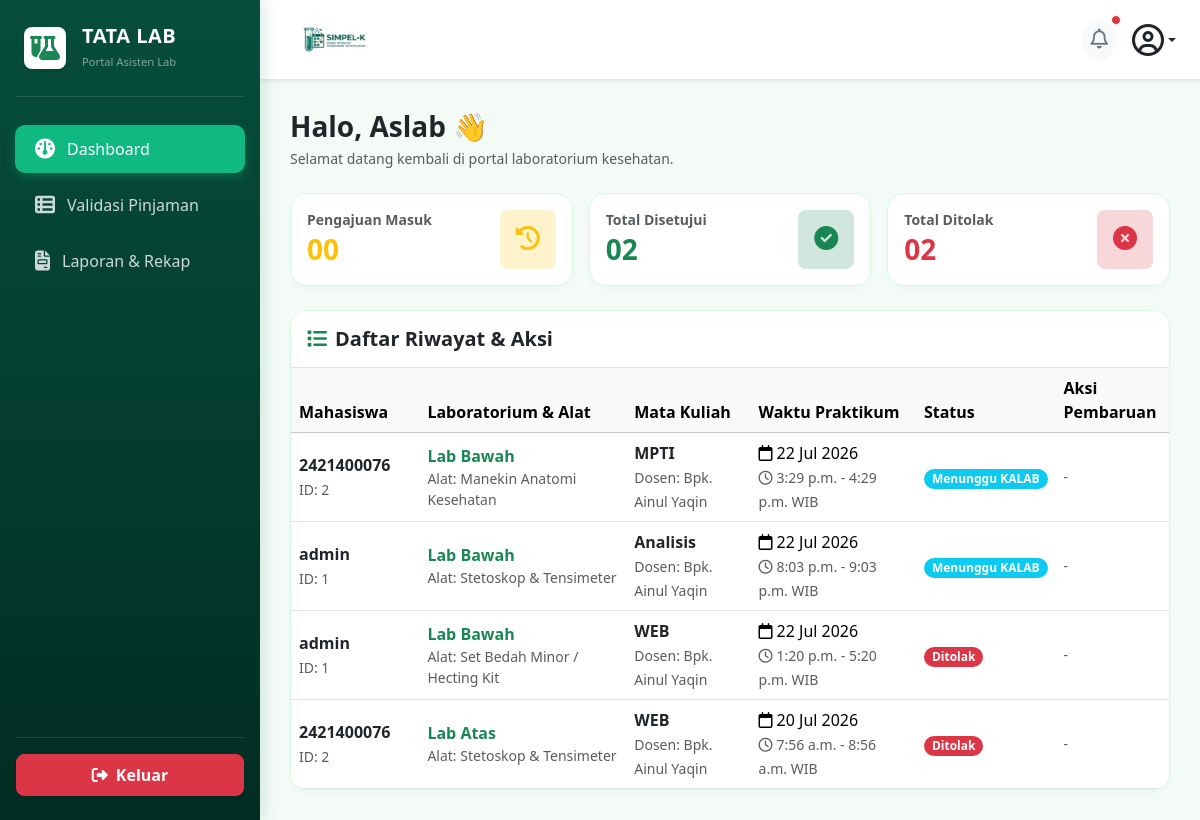
Page /aslab/dashboard/ (signed in) on the earlier database version.
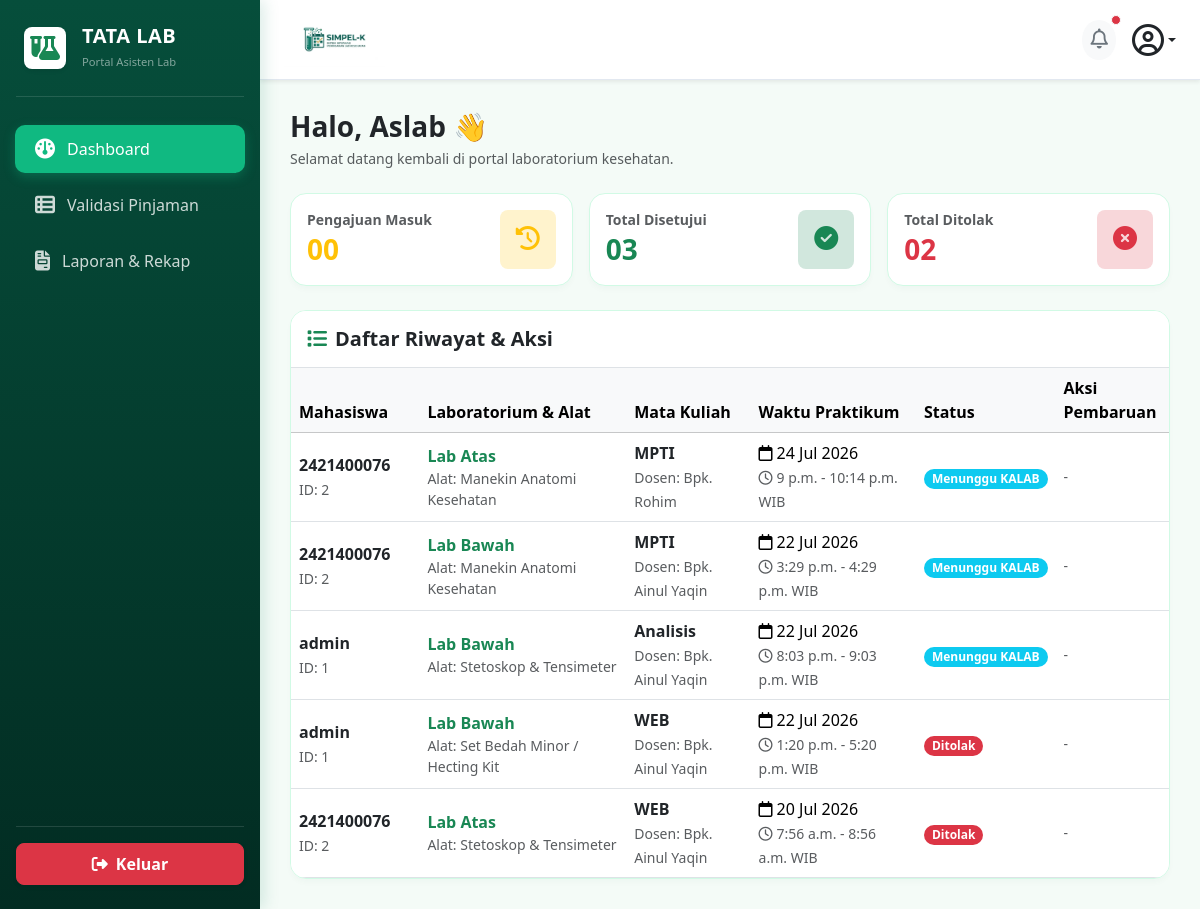
Same page on the later database version.
### core_auth/models.py (models this page shows, shortened)
class User(AbstractUser):
    ROLE_CHOICES = [
        ('mahasiswa', 'Mahasiswa/PJMK'),
        ('aslab', 'Asisten Laboratorium'),
        ('kaleb', 'Kepala Laboratorium'),
    ]
    role = models.CharField(max_length=20, choices=ROLE_CHOICES, default='mahasiswa')
    nim = models.CharField(max_length=20, blank=True, null=True, unique=True)
    prodi = models.CharField(max_length=50, blank=True, null=True)
    no_hp = models.CharField(max_length=15, blank=True, null=True)

class Peminjaman(models.Model):
    STATUS_CHOICES = [
        ('pending', 'Menunggu Validasi ASLAB'),
        ('verified', 'Menunggu Persetujuan KALAB'),
        ('disetujui', 'Disetujui / Jadwal Dikunci'),
        ('ditolak', 'Ditolak'),
        ('selesai', 'Selesai / Sudah Dikembalikan'),
    ]
    mahasiswa = models.ForeignKey(settings.AUTH_USER_MODEL, on_delete=models.CASCADE, related_name='peminjaman_mahasiswa')
    ruang_lab = models.ForeignKey(RuangLab, on_delete=models.CASCADE)
    alat_bahan = models.ForeignKey(AlatBahan, on_delete=models.PROTECT)
    keperluan = models.TextField()
    nama_dosen = models.CharField(max_length=100)
    mata_kuliah = models.CharField(max_length=100)
    tanggal_pinjam = models.DateField()
    wkt_mulai = models.TimeField()
    wkt_akhir = models.TimeField()
    status = models.CharField(max_length=20, choices=STATUS_CHOICES, default='pending')
    di_validasi_oleh = models.ForeignKey(
        settings.AUTH_USER_MODEL,
        on_delete=models.SET_NULL,
        blank=True,
        null=True,
        related_name='aslab_verifikator'
    )
    tgl_pengajuan = models.DateTimeField(auto_now_add=True)
    catatan_tolak = models.TextField(blank=True, null=True)

class RuangLab(models.Model):
    nama_ruang = models.CharField(max_length=100)
    kapasitas = models.IntegerField()
    deskripsi = models.TextField(blank=True, null=True)

class AlatBahan(models.Model):
    nama_alat = models.CharField(max_length=100)
    stok_tersedia = models.IntegerField(default=0)
    satuan = models.CharField(max_length=20, default='Pcs')

### aslab/views.py (the view)
# urls.py: path('dashboard/', views.dashboard_aslab, name='dashboard'),
@login_required(login_url='core_auth:login')
def dashboard_aslab(request):
    redirect_target = cekk_role_aslab(request.user)
    if redirect_target:
        messages.error(request, "Anda tidak memiliki hak akses sebagai ASLAB!")
        return redirect(redirect_target)
    semua_peminjaman = Peminjaman.objects.exclude(mahasiswa__username__icontains='aslab').order_by('-tanggal_pinjam')
    total_masuk = semua_peminjaman.filter(status__in=['pending', 'pengembalian_diajukan']).count()
    total_disetujui = semua_peminjaman.filter(status__in=['verified', 'disetujui', 'selesai']).count()
    total_ditolak = semua_peminjaman.filter(status='ditolak').count()
    context = {
        'semua_peminjaman': semua_peminjaman,
        'total_masuk': total_masuk,
        'total_disetujui': total_disetujui,
        'total_ditolak': total_ditolak,
    }
    return render(request, 'aslab/dashboard.html', context)

### aslab/views.py (called while the page is built)
def cekk_role_aslab(user):
    username_lower = user.username.lower()
    if 'kalab' in username_lower or user.groups.filter(name__iexact='KALAB').exists() or getattr(user, 'role', '') == 'KALAB':
        return 'kalab:dashboard'
    elif not ('aslab' in username_lower or user.groups.filter(name__iexact='ASLAB').exists() or getattr(user, 'role', '') == 'ASLAB'):
        return 'mahasiswa:dashboard'
    return None

### aslab/templates/aslab/dashboard.html (shortened to what this page needs)
{% load static %}
<!DOCTYPE html>
<html lang="id">
<head>
    <link href="https://cdn.jsdelivr.net/npm/bootstrap@5.3.2/dist/css/bootstrap.min.css" rel="stylesheet">
    <link rel="stylesheet" href="https://cdnjs.cloudflare.com/ajax/libs/font-awesome/6.4.2/css/all.min.css">
</head>
<body>
    <div class="sidebar d-flex flex-column justify-content-between py-4" id="sidebarMenu">
        <div>
            <div class="px-4 mb-4 text-white d-flex align-items-center justify-content-between">
                <div class="d-flex align-items-center gap-3">
                    <div class="bg-white rounded-3 p-2 d-flex align-items-center justify-content-center shadow-sm" style="width: 42px; height: 42px;">
                        <i class="fa-solid fa-flask-vial fs-4 text-success"></i>
                    </div>
                    <div>
                        <h5 class="fw-bold mb-0 text-white" style="letter-spacing: 0.5px;">TATA LAB</h5>
                        <small class="text-white-50" style="font-size: 0.7rem;">Portal Asisten Lab</small>
                    </div>
                </div>
            </div>
            <hr class="text-white-50 mx-3 mb-4">
            <ul class="nav nav-pills flex-column mb-auto">
                <li class="nav-item">
                    <a href="{% url 'aslab:dashboard' %}" class="nav-link active">
                        <i class="fa-solid fa-gauge fs-5"></i> Dashboard
                    </a>
                </li>
                <li class="nav-item">
                    <a href="{% url 'aslab:dashboard' %}" class="nav-link">
                        <i class="fa-solid fa-table-list fs-5"></i> Validasi Pinjaman
                    </a>
                </li>
                <li class="nav-item">
                    <a href="{% url 'aslab:laporan' %}" class="nav-link">
                        <i class="fa-solid fa-file-invoice fs-5"></i> Laporan & Rekap
                    </a>
                </li>
            </ul>
        </div>
        <div class="px-3">
            <hr class="text-white-50 mb-3">
            <a href="/auth/logout/" class="btn btn-danger w-100 py-2 rounded-3 fw-bold d-flex align-items-center justify-content-center gap-2 shadow-sm">
                <i class="fa-solid fa-right-from-bracket"></i> Keluar
            </a>
        </div>
    </div>
    <div class="main-content">
        <div class="top-header-bar d-flex align-items-center justify-content-between shadow-sm">
            <div class="d-flex align-items-center gap-3">
                <img src="{% static 'images/logo.png' %}" alt="SIMPEL-K" style="height: 55px; width: auto; object-fit: contain;">
            </div>
            <div class="d-flex align-items-center gap-3">
                <button class="btn btn-light rounded-circle border-0 p-2 position-relative" type="button">
                    <i class="fa-regular fa-bell fs-5 text-secondary"></i>
                    <span class="position-absolute top-0 start-100 translate-middle p-1 bg-danger border border-light rounded-circle"></span>
                </button>
                <div class="dropdown">
                    <a href="#" class="d-flex align-items-center text-dark text-decoration-none dropdown-toggle" id="dropdownUser" data-bs-toggle="dropdown" aria-expanded="false">
                        <i class="fa-regular fa-circle-user fs-2 text-dark"></i>
                    </a>
                </div>
            </div>
        </div>
        <div class="mb-4">
            <h3 class="fw-bold text-dark mb-1">Halo, {{ request.user.first_name|default:"Aslab" }} 👋</h3>
            <p class="text-muted small mb-0">Selamat datang kembali di portal laboratorium kesehatan.</p>
        </div>
        <div class="row g-3 mb-4">
            <div class="col-12 col-sm-4">
                <div class="card card-custom p-3 bg-white">
                    <div class="d-flex align-items-center justify-content-between">
                        <div>
                            <h6 class="text-muted fw-bold mb-1 small">Pengajuan Masuk</h6>
                            <h3 class="fw-bold text-warning mb-0">{{ total_masuk|stringformat:"02d" }}</h3>
                        </div>
                        <div class="bg-warning-subtle text-warning p-3 rounded-3">
                            <i class="fa-solid fa-clock-rotate-left fs-4"></i>
                        </div>
                    </div>
                </div>
            </div>
            <div class="col-12 col-sm-4">
                <div class="card card-custom p-3 bg-white">
                    <div class="d-flex align-items-center justify-content-between">
                        <div>
                            <h6 class="text-muted fw-bold mb-1 small">Total Disetujui</h6>
                            <h3 class="fw-bold text-success mb-0">{{ total_disetujui|stringformat:"02d" }}</h3>
                        </div>
                        <div class="bg-success-subtle text-success p-3 rounded-3">
                            <i class="fa-solid fa-circle-check fs-4"></i>
                        </div>
                    </div>
                </div>
            </div>
            <div class="col-12 col-sm-4">
                <div class="card card-custom p-3 bg-white">
                    <div class="d-flex align-items-center justify-content-between">
                        <div>
                            <h6 class="text-muted fw-bold mb-1 small">Total Ditolak</h6>
                            <h3 class="fw-bold text-danger mb-0">{{ total_ditolak|stringformat:"02d" }}</h3>
                        </div>
                        <div class="bg-danger-subtle text-danger p-3 rounded-3">
                            <i class="fa-solid fa-circle-xmark fs-4"></i>
                        </div>
                    </div>
                </div>
            </div>
        </div>
        <div class="card card-custom bg-white overflow-hidden">
            <div class="card-header bg-white border-bottom py-3">
                <h5 class="fw-bold mb-0 text-dark"><i class="fa-solid fa-list me-2 text-success"></i>Daftar Riwayat & Aksi</h5>
            </div>
            <div class="table-responsive">
                <table class="table table-hover align-middle mb-0" style="min-width: 800px;">
                    <thead class="table-light">
                        <tr>
                            <th style="width: 15%;">Mahasiswa</th>
                            <th style="width: 25%;">Laboratorium & Alat</th>
                            <th style="width: 15%;">Mata Kuliah</th>
                            <th style="width: 20%;">Waktu Praktikum</th>
                            <th style="width: 12%;">Status</th>
                            <th style="width: 13%;">Aksi Pembaruan</th>
                        </tr>
                    </thead>
                    <tbody>
                        {% for pinjam in semua_peminjaman %}
                        <tr>
                            <td>
                                <div class="fw-bold text-dark">{{ pinjam.mahasiswa.username }}</div>
                                <small class="text-muted">ID: {{ pinjam.mahasiswa.id }}</small>
                            </td>
                            <td>
                                <div class="fw-bold text-success">{{ pinjam.ruang_lab.nama_ruang }}</div>
                                <small class="text-muted d-block">Alat: {{ pinjam.alat_bahan.nama_alat }}</small>
                            </td>
                            <td>
                                <div class="fw-bold text-dark">{{ pinjam.mata_kuliah }}</div>
                                <small class="text-muted">
                                    Dosen: {{ pinjam.dosen|default:pinjam.nama_dosen|default:"-" }}
                                </small>
                            </td>
                            <td>
                                <div><i class="fa-regular fa-calendar me-1"></i>{{ pinjam.tanggal_pinjam|date:"d M Y" }}</div>
                                <small class="text-muted"><i class="fa-regular fa-clock me-1"></i>{{ pinjam.wkt_mulai }} - {{ pinjam.wkt_akhir }} WIB</small>
                            </td>
                            <td>
                                {% if pinjam.status == 'pending' %}
                                <span class="badge bg-warning text-dark px-2 py-1 rounded-pill small">Menunggu ASLAB</span>
                                {% elif pinjam.status == 'verified' %}
                                <span class="badge bg-info text-white px-2 py-1 rounded-pill small">Menunggu KALAB</span>
                                {% elif pinjam.status == 'disetujui' %}
                                <span class="badge bg-success px-2 py-1 rounded-pill small">Disetujui</span>
                                {% elif pinjam.status == 'pengembalian_diajukan' %}
                                <span class="badge bg-warning text-dark px-2 py-1 rounded-pill small">Ajukan Pengembalian</span>
                                {% elif pinjam.status == 'selesai' %}
                                <span class="badge bg-primary px-2 py-1 rounded-pill small">Selesai</span>
                                {% else %}
                                <span class="badge bg-danger px-2 py-1 rounded-pill small">Ditolak</span>
                                {% endif %}
                            </td>
                            <td>
                                <div class="btn-action-group">
                                    {% if pinjam.status == 'pending' %}
                                    <a href="{% url 'aslab:verifikasi' pinjam.id 'verifikasi' %}"
                                        class="btn btn-success btn-action"
                                        onclick="return confirm('Verifikasi peminjaman ini ke KALAB?');">
                                        <i class="fa-solid fa-check"></i> Verifikasi
                                    </a>
                                    <a href="{% url 'aslab:verifikasi' pinjam.id 'tolak' %}"
                                        class="btn btn-danger btn-action"
                                        onclick="return confirm('Yakin ingin MENOLAK peminjaman ini?');">
                                        <i class="fa-solid fa-xmark"></i> Tolak
                                    </a>
                                    {% elif pinjam.status == 'pengembalian_diajukan' %}
                                    <a href="{% url 'aslab:verifikasi' pinjam.id 'selesai' %}"
                                        class="btn btn-primary btn-action"
                                        onclick="return confirm('Konfirmasi bahwa alat/lab sudah selesai dikembalikan?');">
                                        <i class="fa-solid fa-box-archive"></i> Selesai
                                    </a>
                                    {% else %}
                                    <span class="text-muted small italic">-</span>
                                    {% endif %}
                                </div>
                            </td>
                        </tr>
                        {% empty %}
                        <tr>
                            <td colspan="6" class="text-center py-4 text-muted">Belum ada data pengajuan peminjaman laboratorium.</td>
                        </tr>
                        {% endfor %}
                    </tbody>
                </table>
            </div>
        </div>
    </div>
</body>
</html>

### aslab/templates/aslab/dashboard.html (style rules this page uses)
:root { --primary-green: #10b981; --dark-green: #065f46; --sidebar-gradient: linear-gradient(180deg, #064e3b 0%, #022c22 100%); --light-bg: #f4fbf7; }
body { background-color: var(--light-bg); font-family: 'Segoe UI', Tahoma, Geneva, Verdana, sans-serif; overflow-x: hidden; color: #1e293b; }
.sidebar { position: fixed; top: 0; bottom: 0; left: 0; z-index: 1040; width: 260px; background: var(--sidebar-gradient); box-shadow: 4px 0 15px rgba(4, 120, 87, 0.15); transition: transform 0.3s ease; }
.sidebar .nav-link { font-weight: 500; color: rgba(255, 255, 255, 0.8); padding: 12px 20px; margin: 4px 15px; border-radius: 10px; display: flex; align-items: center; gap: 12px; transition: all 0.2s; }
.sidebar .nav-link.active { color: #fff; background: #10b981; box-shadow: 0 4px 12px rgba(16, 185, 129, 0.3); }
.main-content { margin-left: 260px; padding: 30px; min-height: 100vh; transition: margin-left 0.3s ease; }
.top-header-bar { background-color: #ffffff; border-bottom: 1px solid #e2e8f0; padding: 12px 24px; margin: -30px -30px 30px -30px; }
.card-custom { border: 1px solid #d1fae5; box-shadow: 0 4px 6px -1px rgba(6, 95, 70, 0.03); border-radius: 16px; }
.btn-action-group { display: flex; gap: 6px; align-items: center; flex-wrap: wrap; }

Differences in the rows shown:
added Peminjaman: mahasiswa.username "2421400076", mahasiswa.id "2", ruang_lab.nama_ruang "Lab Atas", alat_bahan.nama_alat "Manekin Anatomi Kesehatan", mata_kuliah "MPTI", dosen "Bpk. Rohim", tanggal_pinjam "24 Jul 2026", wkt_mulai "9 p.m.", wkt_akhir "10:14 p.m.", status "Menunggu KALAB"
Other differences:
{{ total_disetujui|stringformat:"02d" }}: "02" → "03"
